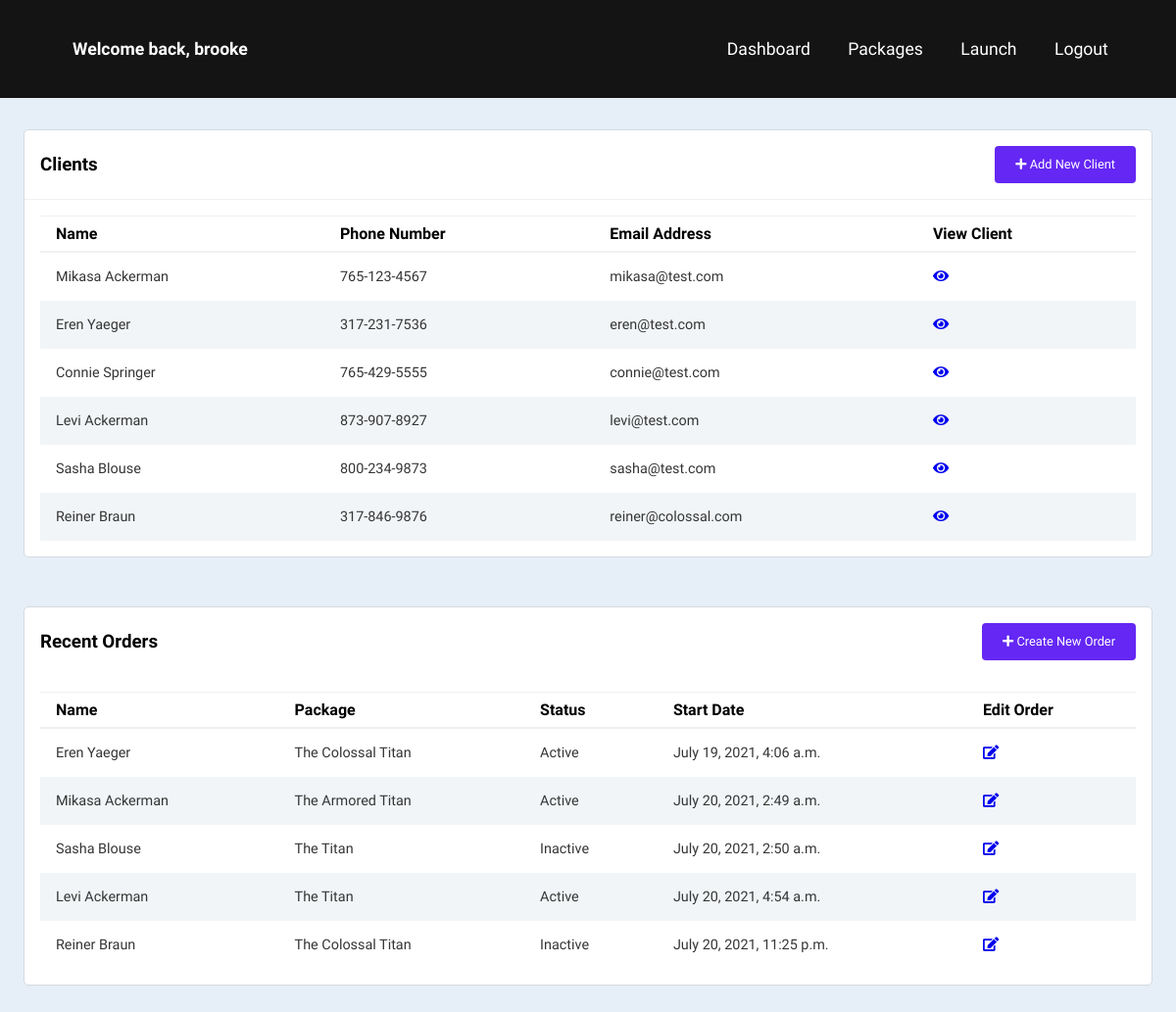
Before: /dashboard/ (signed in) with the older database file.
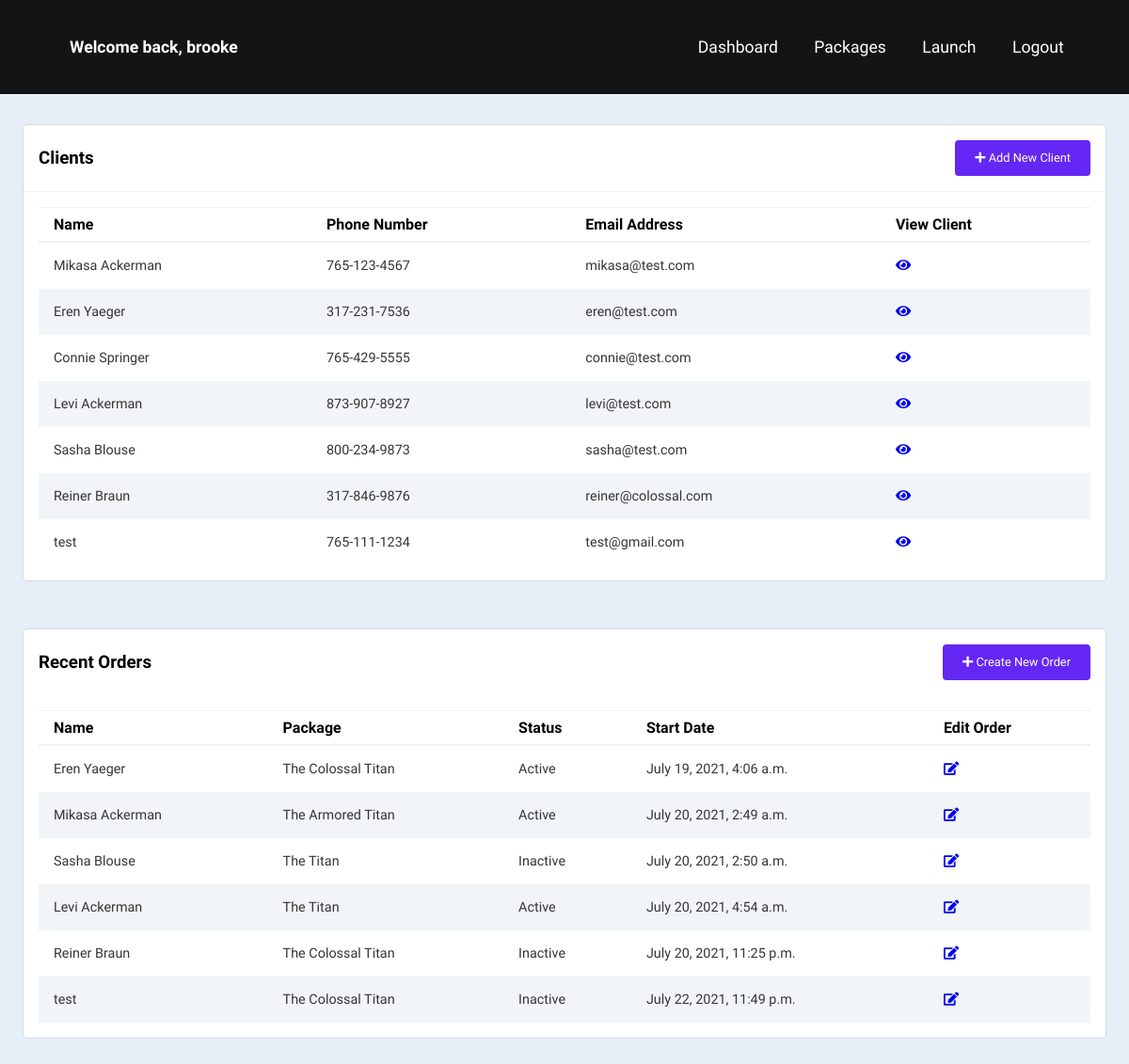
After: the same page with the newer database file.
### accounts/models.py (models this page shows, shortened)
class Client(models.Model):
    name = models.CharField(max_length=200, null=True)
    phone = models.CharField(max_length=200, null=True)
    email = models.CharField(max_length=200, null=True)
    date_created = models.DateTimeField(auto_now_add=True, null=True)
    def __str__(self):
        return self.name

class Order(models.Model):
    STATUS = (
        ('Active', 'Active'),
        ('Inactive', 'Inactive'),
    )
    client = models.ForeignKey(Client, null=True, on_delete=models.SET_NULL)
    package = models.ForeignKey(Package, null=True, on_delete=models.SET_NULL)
    date_created = models.DateTimeField(auto_now_add=True, null=True)
    status = models.CharField(max_length=200, null=True, choices=STATUS)

class Package(models.Model):
    name = models.CharField(max_length=200, null=True)
    hourly_rate = models.FloatField(null=True)
    description = models.CharField(max_length=200, null=True)
    date_created = models.DateTimeField(auto_now_add=True, null=True)
    def __str__(self):
        return self.name

### accounts/views.py (the view)
# urls.py: path('dashboard/', views.dashboard, name="dashboard"),
@login_required(login_url='signin')
def dashboard(request):
    orders = Order.objects.all()
    clients = Client.objects.all()
    context = {'orders': orders, 'clients': clients}
    return render(request,'accounts/dashboard.html', context)

### accounts/templates/accounts/dashboard.html (shortened to what this page needs)
{% extends 'accounts/main.html' %}
{% block content %}
{% include 'accounts/dashboard-navbar.html' %}
    <div class="main-content">
        <main>
            <div class="client-list-wrapper">
                <div class="client-list-header">
                    <h3>Clients</h3>
                    <a class="add-new-client" href="{% url 'create_client' %}"><button><span><i class="fas fa-plus"></i></span> Add New Client</button></a>
                </div>
                <div class="client-list-body">
                    <div class="table-responsive">
                        <table width="100%">
                            <thead>
                                <tr>
                                    <th>Name</th>
                                    <th>Phone Number</th>
                                    <th>Email Address</th>
                                    <th>View Client</th>
                                </tr>
                            </thead>
                            {% for client in clients %}
                                <tr>
                                    <td>{{client.name}}</td>
                                    <td>{{client.phone}}</td>
                                    <td>{{client.email}}</td>
                                    <td><a href="{% url 'client' client.id %}"><i class="fas fa-eye"></i></a></td>
                                </tr>
                            {% endfor %}
                        </table>
                    </div>
                </div>
            </div>
            <div class="recent-orders-wrapper">
                <div class="recent-orders-header">
                    <h3>Recent Orders</h3>
                    <a class="add-new-order" href="{% url 'create_order' %}"><button><span><i class="fas fa-plus"></i></span> Create New Order</button></a>
                </div>
                <div class="recent-orders-body">
                    <div class="table-responsive">
                        <table width="100%">
                            <thead>
                                <tr>
                                    <th>Name</th>
                                    <th>Package</th>
                                    <th>Status</th>
                                    <th>Start Date</th>
                                    <th>Edit Order</th>
                                </tr>
                            </thead>
                            {% for order in orders %}
                            <tr>
                                <td>{{order.client}}</td>
                                <td>{{order.package}}</td>
                                <td>{{order.status}}</td>
                                <td>{{order.date_created}}</td>
                                <td><a href="{% url 'update_order' order.id %}"><i class="fas fa-edit"></i></a></td>
                            </tr>
                        {% endfor %}
                        </table>
                    </div>
                </div>
            </div>
        </main>
    </div>
{% endblock %}

Changed rows visible on the page:
added Client: name "test", phone "765-111-1234", email "test@gmail.com"
added Order: client "test", package "The Colossal Titan", status "Inactive", date_created "July 22, 2021, 11:49 p.m."
